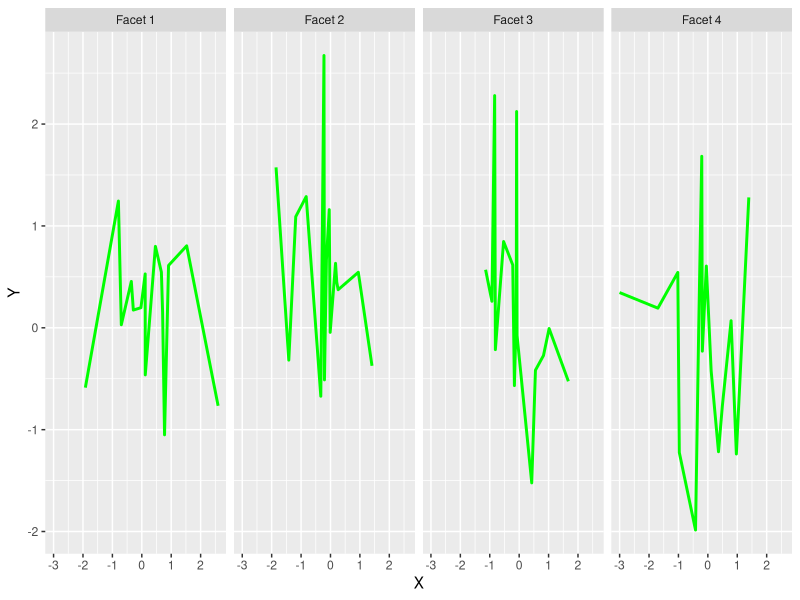

Recreate this plot in R.
# Load Library
library("ggplot2")

# Create DataFrame
DF <- data.frame(X = rnorm(60),								
                 Y = rnorm(60),
                 Facets = c("Facet 1", "Facet 2",
                            "Facet 3", "Facet 4"))

png(file="hafi.png")
# Create Faceted Line Graph with Vertical Facets.
ggplot(DF, aes(X, Y)) +									
  geom_line(color = "green", size = 1) +
  facet_grid(. ~ Facets)
dev.off()